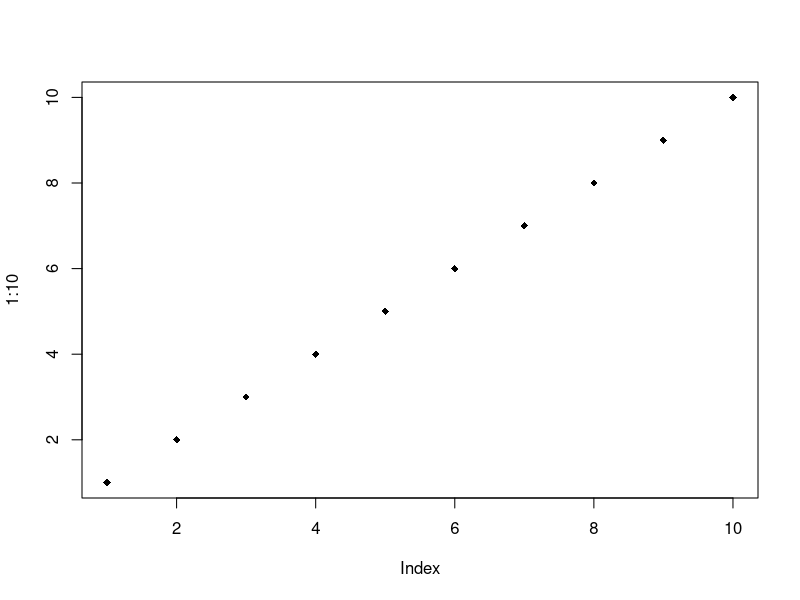

Write the R code that produced this figure.

# SNAP Operating Model Controlfile ----------------------------------------

#Description: This is the controlfile for the SNAP management strategy evaluation operating model. 
#Use this file to set basic operating parameters for running code locally on your machine. 


# Run Parameters ----------------------------------------------------------

RunName<- 'TimeStamp' #Batch name where run results will be stores. 'TimeStamp' creates a date stamped batch folder

Species<- 'All' #Which species you want to run.

Fleets<- 'All' #Which fleets you want to run

RunTime<- 30 #The number of time steps each model run will be evaluated for

#....


FontSize<- 14 #Master fontsize for figures
Font<- 'Helvetica' #Master font for figures

# Create Folders ----------------------------------------------------------

InputFolder<- 'Inputs/' #Folder where model data (.csv etc.) are stored 

if (RunName=='TimeStamp')
{
  SeedFolder<- paste('Created-',Sys.Date(),'/',sep="") #Folder to store outputs with a timestamp
}
if (RunName!='TimeStamp')
{
  SeedFolder<- paste(StoreRun,'/',sep='')
}
dir.create(SeedFolder)

FigureFolder<- paste(SeedFolder,'Figures/',sep='')
ResultFolder<- paste(SeedFolder,'Data/',sep='')

dir.create(FigureFolder)
dir.create(ResultFolder)


pdf(file=paste(FigureFolder,'Test.pdf'),family=Font,pointsize=FontSize)
plot(1:10,pch=18)
dev.off()


